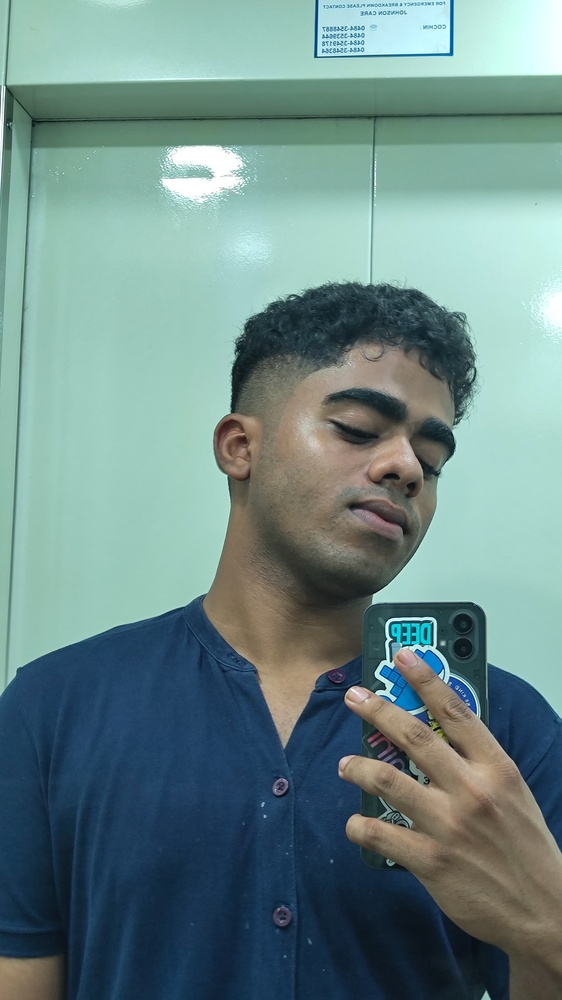
#> input picture test.jpg, 562 x 1000 px, shrunk from 2304 x 4096 before the run
$ python -i enhanced_face_recognition.py   (imports and definitions only)   (older library calls are emulated)
#> lines starting #> are read from the running program, lines starting #| are printed output that depends on the picture
# modules/ml/enhanced_face_recognition.py

from deepface import DeepFace
import numpy as np
import cv2
from typing import Dict, List, Optional, Tuple
import json


class EnhancedFaceRecognition:
    """
    Multi-model face recognition with ensemble voting.
    Uses 3 models: Facenet512, VGG-Face, ArcFace for better accuracy.
    """

    # Available models (ordered by accuracy)
    MODELS = ["Facenet512", "VGG-Face", "ArcFace"]

    # Thresholds for each model (cosine distance)
    THRESHOLDS = {
        "Facenet512": 0.40,
        "VGG-Face": 0.68,
        "ArcFace": 0.68,
    }

    def __init__(self, models_to_use: Optional[List[str]] = None):
        """
        Initialize enhanced face recognition.

        Args:
            models_to_use: List of models to use. If None, uses all 3.
        """
        self.models = models_to_use or self.MODELS
        print(f"[FaceRec] Initialized with models: {', '.join(self.models)}")

    # [231 lines left out: functions verify_ensemble, generate_embeddings, generate_multi_embeddings, _distance_to_confidence, _calculate_quality_score, not called in this run]

    def detect_liveness(self, img_path: str) -> Dict:
        """
        Basic liveness detection to prevent photo spoofing.

        Checks:
        - Image texture patterns
        - Color distribution
        - EXIF data presence

        Returns:
            {
                'is_live': bool,
                'confidence': float,
                'reasons': list
            }
        """
#> called with img_path = '../../test.jpg'
        try:
            img = cv2.imread(img_path)
#> img is the input picture: shape (1000, 562, 3); mean B, G, R 135, 136.8, 108.4

            if img is None:
                return {"is_live": False, "confidence": 0.0, "reasons": ["Image not found"]}

            reasons = []
            score = 0

            # Check 1: Texture analysis (printed photos have different texture)
            gray = cv2.cvtColor(img, cv2.COLOR_BGR2GRAY)
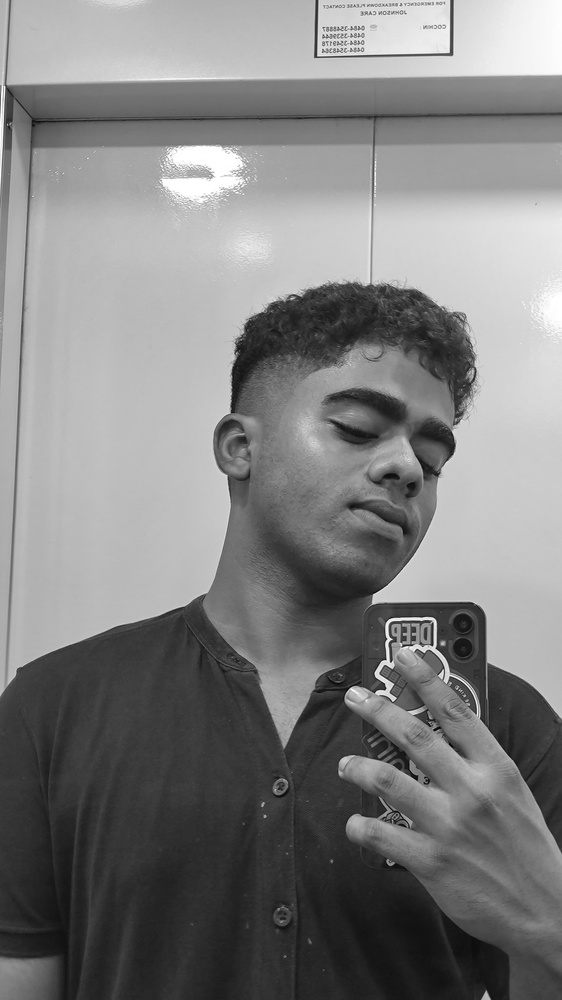
#> gray: shape (1000, 562); min 2, max 255, mean 128.1
            laplacian_var = cv2.Laplacian(gray, cv2.CV_64F).var()
#> laplacian_var = 441.4

            if laplacian_var > 100:
                score += 40
                reasons.append("Good texture variance")
            else:
                reasons.append("Low texture (possible print)")

            # Check 2: Color distribution
            hist = cv2.calcHist([img], [0, 1, 2], None, [8, 8, 8], [0, 256, 0, 256, 0, 256])
            hist = cv2.normalize(hist, hist).flatten()
#> hist = 512 values, max 0.525 at index 136, min 0 at index 2, mean 0.00758

            # Natural photos have more varied color distribution
            color_entropy = -np.sum(hist * np.log2(hist + 1e-7))
#> color_entropy = 10.57

            if color_entropy > 5:
                score += 30
                reasons.append("Natural color distribution")
            else:
                reasons.append("Uniform colors (possible screen)")

            # Check 3: Resolution check
            height, width = img.shape[:2]
#> height = 1000; width = 562

            if height > 200 and width > 200:
                score += 30
                reasons.append("Adequate resolution")
            else:
                reasons.append("Low resolution")

            is_live = score >= 50

            return {
                "is_live": is_live,
                "confidence": score,
                "reasons": reasons
            }

        except Exception as e:
            print(f"[FaceRec] Liveness detection failed: {e}")
            return {
                "is_live": True,  # Default to allowing
                "confidence": 50.0,
                "reasons": ["Detection failed, assuming live"]
            }


# Example usage
# [12 lines not run here, left out]

>>> result = EnhancedFaceRecognition().detect_liveness('../../test.jpg')

$ run again, on temp_scan.jpg
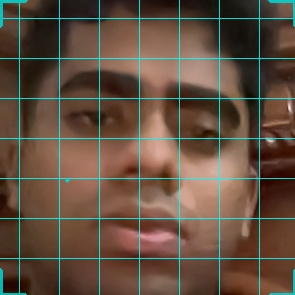
#> input picture temp_scan.jpg, 295 x 295 px
#> in detect_liveness, img is the input picture: shape (295, 295, 3); mean B, G, R 64.7, 79.6, 98.4
#> in detect_liveness, `gray = cv2.cvtColor(img, cv2.COLOR_BGR2GRAY)`:
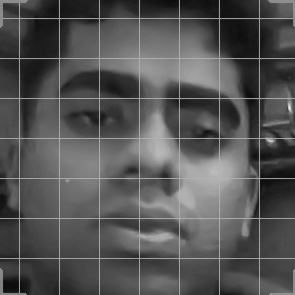
#> gray: shape (295, 295); min 10, max 239, mean 83.5
#> laplacian_var = 2384.1
#> hist = 512 values, max 0.546 at index 83, min 0 at index 3, mean 0.00782
#> color_entropy = 10.35

$ run again, on temp_scan_20251207_120021.jpg
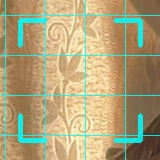
#> input picture temp_scan_20251207_120021.jpg, 160 x 160 px
#> in detect_liveness, img is the input picture: shape (160, 160, 3); mean B, G, R 121.6, 160.7, 173
#> in detect_liveness, `gray = cv2.cvtColor(img, cv2.COLOR_BGR2GRAY)`:
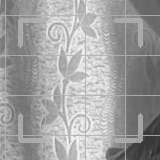
#> gray: shape (160, 160); min 44, max 247, mean 159.9
#> laplacian_var = 868.6
#> hist = 512 values, max 0.543 at index 156, min 0 at index 0, mean 0.00827
#> color_entropy = 11.22

$ run again, on temp_scan_20251207_120313.jpg
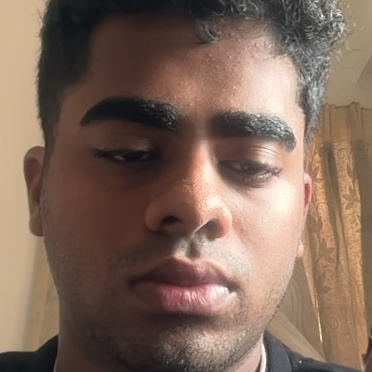
#> input picture temp_scan_20251207_120313.jpg, 372 x 372 px
#> in detect_liveness, img is the input picture: shape (372, 372, 3); mean B, G, R 91.1, 104.9, 128.4
#> in detect_liveness, `gray = cv2.cvtColor(img, cv2.COLOR_BGR2GRAY)`:
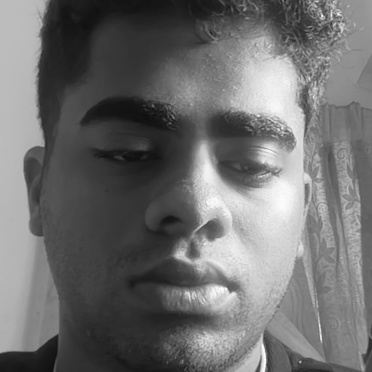
#> gray: shape (372, 372); min 12, max 254, mean 110.4
#> laplacian_var = 214.1
#> hist = 512 values, max 0.646 at index 74, min 0 at index 2, mean 0.00753
#> color_entropy = 9.83
